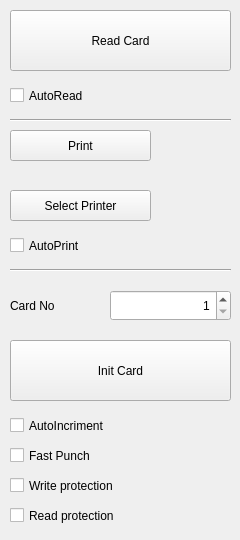
          <widget class="QWidget" name="tab_1">
           <attribute name="title">
            <string>Main</string>
           </attribute>
           <widget class="QPushButton" name="printButton">
            <property name="geometry">
             <rect>
              <x>10</x>
              <y>130</y>
              <width>141</width>
              <height>31</height>
             </rect>
            </property>
            <property name="text">
             <string>Print</string>
            </property>
           </widget>
           <widget class="QPushButton" name="selectPrinterButton">
            <property name="geometry">
             <rect>
              <x>10</x>
              <y>190</y>
              <width>141</width>
              <height>31</height>
             </rect>
            </property>
            <property name="text">
             <string>Select Printer</string>
            </property>
           </widget>
           <widget class="QPushButton" name="readCardButton">
            <property name="geometry">
             <rect>
              <x>10</x>
              <y>10</y>
              <width>221</width>
              <height>61</height>
             </rect>
            </property>
            <property name="toolTip">
             <string>Reads a participant card</string>
            </property>
            <property name="text">
             <string>Read Card</string>
            </property>
           </widget>
           <widget class="QCheckBox" name="cbAutoPrint">
            <property name="geometry">
             <rect>
              <x>10</x>
              <y>230</y>
              <width>191</width>
              <height>31</height>
             </rect>
            </property>
            <property name="text">
             <string>AutoPrint</string>
            </property>
           </widget>
           <widget class="QLabel" name="printerName">
            <property name="geometry">
             <rect>
              <x>10</x>
              <y>160</y>
              <width>221</width>
              <height>31</height>
             </rect>
            </property>
            <property name="sizePolicy">
             <sizepolicy hsizetype="Minimum" vsizetype="Fixed">
              <horstretch>0</horstretch>
              <verstretch>0</verstretch>
             </sizepolicy>
            </property>
            <property name="text">
             <string/>
            </property>
           </widget>
           <widget class="Line" name="line_8">
            <property name="geometry">
             <rect>
              <x>10</x>
              <y>110</y>
              <width>221</width>
              <height>20</height>
             </rect>
            </property>
            <property name="orientation">
             <enum>Qt::Horizontal</enum>
            </property>
           </widget>
           <widget class="Line" name="line_10">
            <property name="geometry">
             <rect>
              <x>10</x>
              <y>260</y>
              <width>221</width>
              <height>20</height>
             </rect>
            </property>
            <property name="orientation">
             <enum>Qt::Horizontal</enum>
            </property>
           </widget>
           <widget class="QPushButton" name="initCardButton">
            <property name="geometry">
             <rect>
              <x>10</x>
              <y>340</y>
              <width>221</width>
              <height>61</height>
             </rect>
            </property>
            <property name="toolTip">
             <string>Inits a participant card</string>
            </property>
            <property name="text">
             <string>Init Card</string>
            </property>
           </widget>
           <widget class="QCheckBox" name="cbAutoIncriment">
            <property name="geometry">
             <rect>
              <x>10</x>
              <y>410</y>
              <width>221</width>
              <height>31</height>
             </rect>
            </property>
            <property name="text">
             <string>AutoIncriment</string>
            </property>
           </widget>
           <widget class="QSpinBox" name="sbCardNumber">
            <property name="geometry">
             <rect>
              <x>110</x>
              <y>290</y>
              <width>121</width>
              <height>31</height>
             </rect>
            </property>
            <property name="frame">
             <bool>true</bool>
            </property>
            <property name="alignment">
             <set>Qt::AlignRight</set>
            </property>
            <property name="minimum">
             <number>1</number>
            </property>
            <property name="maximum">
             <number>65535</number>
            </property>
           </widget>
           <widget class="QLabel" name="label_11">
            <property name="geometry">
             <rect>
              <x>10</x>
              <y>290</y>
              <width>91</width>
              <height>31</height>
             </rect>
            </property>
            <property name="text">
             <string>Card No</string>
            </property>
           </widget>
           <widget class="QCheckBox" name="cbAutoRead">
            <property name="geometry">
             <rect>
              <x>10</x>
              <y>80</y>
              <width>191</width>
              <height>31</height>
             </rect>
            </property>
            <property name="toolTip">
             <string>Continuous card read mode</string>
            </property>
            <property name="text">
             <string>AutoRead</string>
            </property>
           </widget>
           <widget class="QCheckBox" name="cbFastPunchCard">
            <property name="geometry">
             <rect>
              <x>10</x>
              <y>440</y>
              <width>221</width>
              <height>31</height>
             </rect>
            </property>
            <property name="toolTip">
             <string>Experimental new fast punch mode.&lt;p&gt;
If enabled a special sign will be written to the card which will be read by the station &gt;=vX.10.0</string>
            </property>
            <property name="text">
             <string>Fast Punch</string>
            </property>
           </widget>
           <widget class="QCheckBox" name="cbWriteProtection">
            <property name="geometry">
             <rect>
              <x>10</x>
              <y>470</y>
              <width>221</width>
              <height>31</height>
             </rect>
            </property>
            <property name="toolTip">
             <string>Enable write protection for cards using the password (MS &gt;=v1.10.0)</string>
            </property>
            <property name="text">
             <string>Write protection</string>
            </property>
           </widget>
           <widget class="QCheckBox" name="cbReadProtection">
            <property name="geometry">
             <rect>
              <x>10</x>
              <y>500</y>
              <width>221</width>
              <height>31</height>
             </rect>
            </property>
            <property name="toolTip">
             <string>Enable read protection for cards using the password (MS &gt;=v1.10.0)</string>
            </property>
            <property name="text">
             <string>Read protection</string>
            </property>
           </widget>
          </widget>
